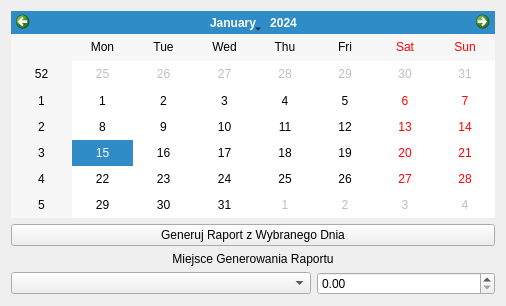
<?xml version="1.0" encoding="UTF-8"?>
<ui version="4.0">
 <class>Report</class>
 <widget class="QWidget" name="Report">
  <property name="geometry">
   <rect>
    <x>0</x>
    <y>0</y>
    <width>506</width>
    <height>306</height>
   </rect>
  </property>
  <property name="windowTitle">
   <string>Generuj Raport</string>
  </property>
  <layout class="QGridLayout" name="gridLayout">
   <item row="0" column="0">
    <widget class="QCalendarWidget" name="Calendar1">
     <property name="focusPolicy">
      <enum>Qt::NoFocus</enum>
     </property>
    </widget>
   </item>
   <item row="3" column="0">
    <layout class="QFormLayout" name="formLayout">
     <property name="sizeConstraint">
      <enum>QLayout::SetNoConstraint</enum>
     </property>
     <item row="0" column="0">
      <widget class="QComboBox" name="comboBox">
       <property name="minimumSize">
        <size>
         <width>300</width>
         <height>0</height>
        </size>
       </property>
      </widget>
     </item>
     <item row="0" column="1">
      <widget class="QDoubleSpinBox" name="doubleSpinBox"/>
     </item>
    </layout>
   </item>
   <item row="1" column="0">
    <widget class="QPushButton" name="Button1">
     <property name="text">
      <string>Generuj Raport z Wybranego Dnia</string>
     </property>
    </widget>
   </item>
   <item row="2" column="0">
    <widget class="QLabel" name="pathOfSave">
     <property name="text">
      <string>Miejsce Generowania Raportu</string>
     </property>
     <property name="alignment">
      <set>Qt::AlignCenter</set>
     </property>
    </widget>
   </item>
  </layout>
 </widget>
 <tabstops>
  <tabstop>Button1</tabstop>
  <tabstop>Calendar1</tabstop>
 </tabstops>
 <resources/>
 <connections/>
</ui>
